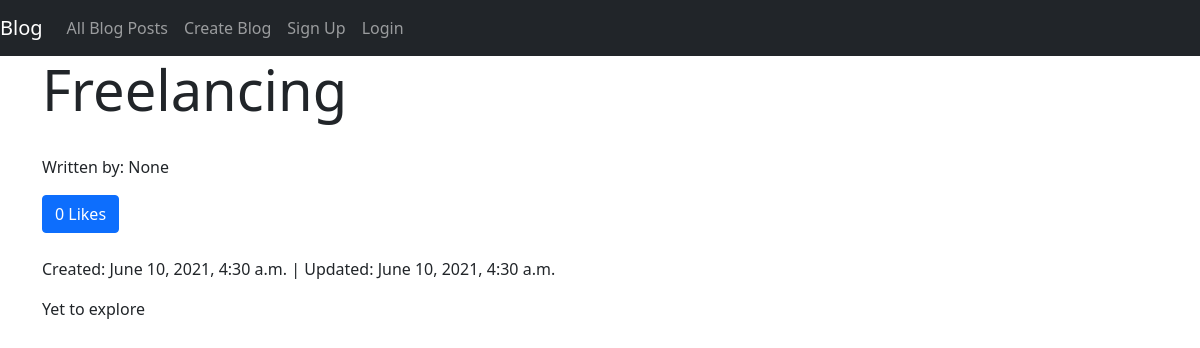
The page /posts/detail/8 on the database its author committed.
### posts/models.py (models this page shows)
class Post(models.Model):
    title=models.CharField(max_length=255, blank=True, null=True)
    content=models.TextField(blank=True, null=True)
    created_at=models.DateTimeField(auto_now_add=True, blank=True, null=True)
    updated_at=models.DateTimeField(auto_now=True,  blank=True, null=True)
    author=models.ForeignKey(User, on_delete= models.CASCADE, blank=True, null=True)
    likes=models.ManyToManyField(User,related_name='blog_post')
    def total_likes(self):
        return self.likes.count()

### posts/views.py (the view)
# urls.py: path('detail/<int:id>',post_detail_view, name='detail'),
def post_detail_view(request,id):
    posts=Post.objects.filter(id=id).first()
    context={'posts':posts}
    context['total_likes']=posts.total_likes()
    return render(request,'posts/detail.html',context=context)

### posts/templates/posts/detail.html (shortened to what this page needs)
{% extends 'base.html'  %}
{% block content %}
  <div class="container">
    <div class="row">
      <div class="col-12">
        <h1 class="display-4">{{posts.title}}</h1>
        <br>
        <p>Written by: {{posts.author}}</p>
        <form action="{% url 'posts:like' id=posts.id %}" method="POST">
          <button type="submit", name="post_id", value="{{posts.id}}", class="btn btn-md btn-primary mr-2">{{total_likes}} Likes</button>
        </form>
        <br>
        <p>Created: {{posts.created_at}} | Updated: {{posts.updated_at}}</p>
      </div>
    </div>
    <div class="row ">
      <div class="col-12">
        <p>{{posts.content}}</p>
      </div>
    </div>
  </div>
{% endblock content %}

### rows shown on the page
Post: title "Freelancing", author "None", created_at "June 10, 2021, 4:30 a.m.", updated_at "June 10, 2021, 4:30 a.m.", content "Yet to explore"

### other values the page prints
{{ total_likes }} "0"
